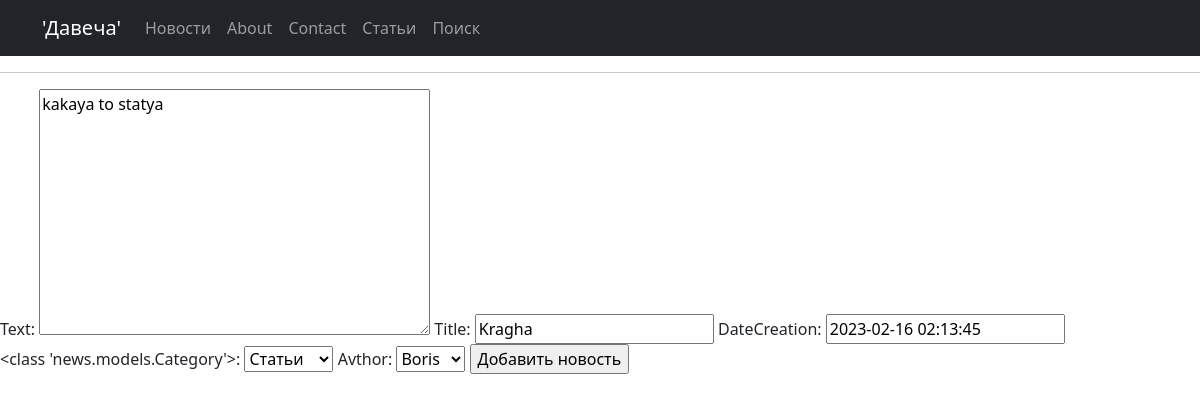
The app's page /news/edit/2 (signed in) with its own data.
### news/models.py (models this page shows, shortened)
class Post(models.Model):
  avthor = models.ForeignKey(Avthor, on_delete=models.CASCADE)
  NEWS ='NW'
  ARTICLE = 'AR'
  CATEGORY_CHOICES=(
      (NEWS, 'Новости'),
      (ARTICLE, 'Статьи'),
  )
  categoryType = models.CharField(Category,max_length=2, choices=CATEGORY_CHOICES, default=ARTICLE)
  dateCreation = models.DateTimeField(auto_now_add=True)
  dateCreation.editable = True
  PostCategory = models.ManyToManyField(Category, through='PostCategory')
  title = models.CharField(max_length=128)
  text = models.TextField()
  rating = models.SmallIntegerField(default=0)

### news/views.py (the view)
# urls.py: path('edit/<int:pk>', EditList.as_view(), name='edit'),
class EditList(LoginRequiredMixin,UpdateView,):
    template_name = 'add.html'
    form_class = PostForm
    def get_object(self, **kwargs):
        id = self.kwargs.get('pk')
        return Post.objects.get(pk=id)

### news/forms.py
class PostForm(ModelForm):
    class Meta:
        model = Post
        fields = ['text', 'title','dateCreation', 'categoryType','avthor']

### news/models.py (called while the page is built)
    def __str__(self):
     return f'{self.avthorUser}'

### templates/add.html (shortened to what this page needs)
{% extends 'default.html' %}
{% block content %}
<form method="POST">
    {{ form }}
    <input type="submit" value="Добавить новость">
</form>
{% endblock content %}

### records on screen
Post: text "kakaya to statya", title "Kragha", dateCreation "2023-02-16 02:13:45", categoryType "Статьи", avthor "Boris"
